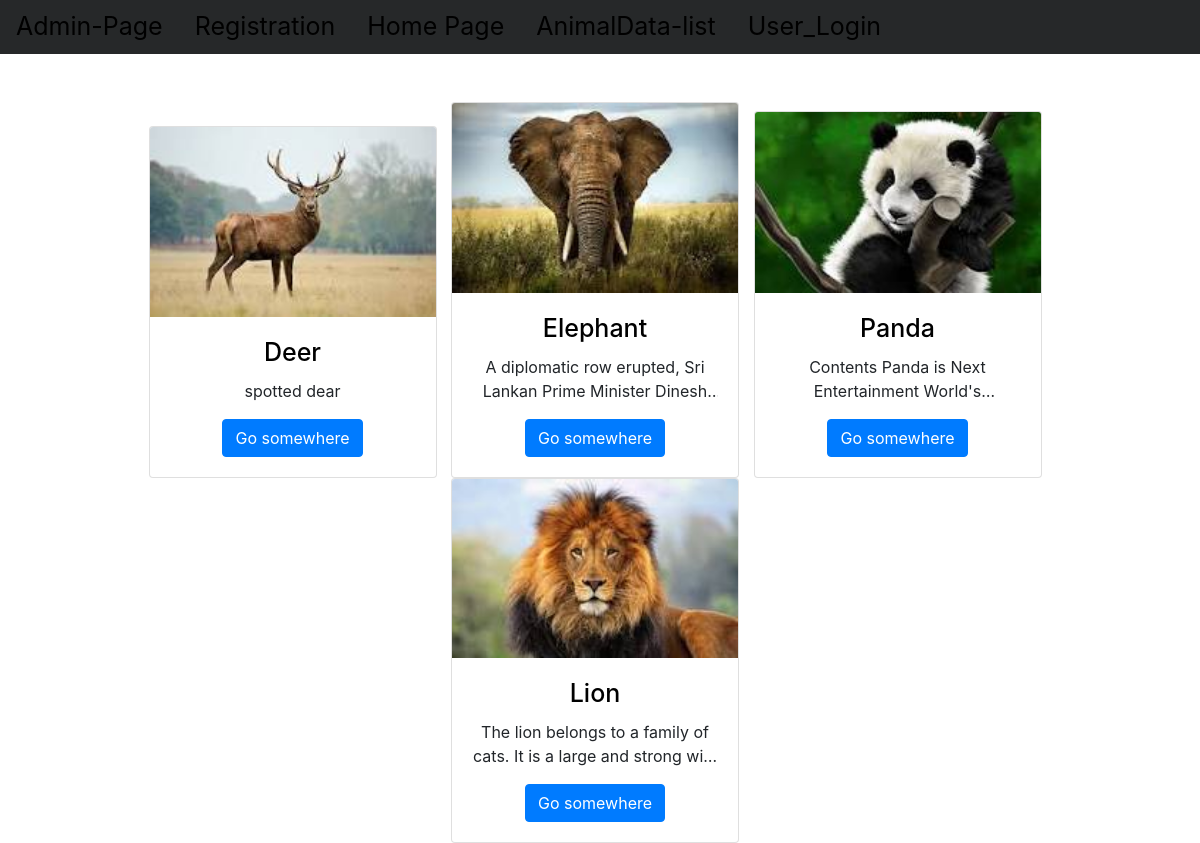
Page /app/list/ on the committed database.
### app/models.py (models this page shows, shortened)
class Animals(models.Model):
    username=models.ForeignKey(User,on_delete=models.CASCADE)
    name=models.CharField(max_length=100,primary_key=True)
    description=models.TextField()
    images=models.ImageField()

### app/views.py (the view, shortened to what this page needs)
class AnimalData(ViewSet):
    def list(self,request):
        ADO=Animals.objects.all()
        SJD=AnimalSeriallizer(ADO,many=True)
        d={'data':SJD.data}
        return render(request,'list.html',d)

### templates/list.html (shortened to what this page needs)
{%extends 'dummy.html' %}
{% block body_block %}
<br> <br>
    {% for i in data %}
    <div class="card" style="width: 18rem;">
        <img src="{{i.images}}" class="card-img-top" alt="...">
        <div class="card-body">
          <h5 class="card-title"><a href="{{i.name}}">{{i.name}}</a></h5>
          <p class="card-text">{{i.description}}</p>
          <a href="#" class="btn btn-primary">Go somewhere</a>
        </div>
      </div>
      {% endfor %}
    {% endblock %}

### templates/dummy.html (shortened to what this page needs)
<!doctype html>
<html lang="en">
  <head>
    <link rel="stylesheet" href="https://cdn.jsdelivr.net/npm/bootstrap@4.6.2/dist/css/bootstrap.min.css">
  </head>
  <body>
<center>
    <nav class="nav" style="background-color: rgb(38, 40, 41);">
      <a href="{% url 'admin:index' %}" class="nav-link">Admin-Page</a>
      <a href="{% url 'registration' %}" class="nav-link">Registration</a>
      <a href="{% url 'home' %}" class="nav-link">Home Page</a>
      <a href="{% url 'AnimalData-list' %}" class="nav-link">AnimalData-list</a>
      {% if user.is_authenticated %}
      <a href="{% url 'user_logout' %}" class="nav-link">User_Logout</a>
      <a href="{% url 'animals_form' %}" class="nav-link">CreateAnimals</a>
      {% else %}
      <a href="{% url 'user_login' %}" class="nav-link">User_Login</a>
      {% endif %}
    </nav>
{% block body_block %}
{% endblock %}
</center>
  </body>
</html>

### templates/dummy.html (style rules this page uses)
a { padding:10px; color:black; text-decoration: none; font-size:25px; }

### templates/list.html (style rules this page uses)
.card { display: inline-block; width: 18rem; margin-right: 10px; }
.card-text { display: -webkit-box; -webkit-line-clamp: 2; -webkit-box-orient: vertical; overflow: hidden; text-overflow: ellipsis; }
body { background-image: url('https://as2.ftcdn.net/v2/jpg/02/71/22/77/1000_F_271227781_gt3nHI7H3CgUENSbM3V14x2QhPB04Glb.jpg'); background-repeat: no-repeat; background-size: cover; }

### rows in the picture
Animals: name "Deer", description "spotted dear"
Animals: name "Elephant", description "A diplomatic row erupted, Sri Lankan Prime Minister…"
Animals: name "Panda", description "Contents Panda is Next Entertainment…"
Animals: name "Lion", description "The lion belongs to a family of cats. It is a large and strong…"
